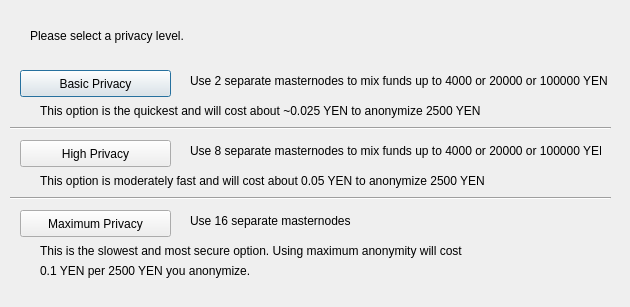
<?xml version="1.0" encoding="UTF-8"?>
<ui version="4.0">
 <class>ObfuscationConfig</class>
 <widget class="QDialog" name="ObfuscationConfig">
  <property name="geometry">
   <rect>
    <x>0</x>
    <y>0</y>
    <width>630</width>
    <height>307</height>
   </rect>
  </property>
  <property name="windowTitle">
   <string>Configure Obfuscation</string>
  </property>
  <widget class="QPushButton" name="buttonBasic">
   <property name="geometry">
    <rect>
     <x>20</x>
     <y>70</y>
     <width>151</width>
     <height>27</height>
    </rect>
   </property>
   <property name="text">
    <string>Basic Privacy</string>
   </property>
  </widget>
  <widget class="QPushButton" name="buttonHigh">
   <property name="geometry">
    <rect>
     <x>20</x>
     <y>140</y>
     <width>151</width>
     <height>27</height>
    </rect>
   </property>
   <property name="text">
    <string>High Privacy</string>
   </property>
  </widget>
  <widget class="QPushButton" name="buttonMax">
   <property name="geometry">
    <rect>
     <x>20</x>
     <y>210</y>
     <width>151</width>
     <height>27</height>
    </rect>
   </property>
   <property name="text">
    <string>Maximum Privacy</string>
   </property>
  </widget>
  <widget class="QLabel" name="label">
   <property name="geometry">
    <rect>
     <x>30</x>
     <y>20</y>
     <width>571</width>
     <height>31</height>
    </rect>
   </property>
   <property name="text">
    <string>Please select a privacy level.</string>
   </property>
  </widget>
  <widget class="QLabel" name="label_2">
   <property name="geometry">
    <rect>
     <x>190</x>
     <y>70</y>
     <width>421</width>
     <height>21</height>
    </rect>
   </property>
   <property name="text">
    <string>Use 2 separate masternodes to mix funds up to 4000 or 20000 or 100000 YEN</string>
   </property>
  </widget>
  <widget class="QLabel" name="label_3">
   <property name="geometry">
    <rect>
     <x>190</x>
     <y>140</y>
     <width>411</width>
     <height>21</height>
    </rect>
   </property>
   <property name="text">
    <string>Use 8 separate masternodes to mix funds up to 4000 or 20000 or 100000 YEN</string>
   </property>
  </widget>
  <widget class="QLabel" name="label_4">
   <property name="geometry">
    <rect>
     <x>190</x>
     <y>210</y>
     <width>421</width>
     <height>21</height>
    </rect>
   </property>
   <property name="text">
    <string>Use 16 separate masternodes</string>
   </property>
  </widget>
  <widget class="QLabel" name="label_6">
   <property name="geometry">
    <rect>
     <x>40</x>
     <y>100</y>
     <width>561</width>
     <height>21</height>
    </rect>
   </property>
   <property name="text">
    <string>This option is the quickest and will cost about ~0.025 YEN to anonymize 2500 YEN</string>
   </property>
  </widget>
  <widget class="QLabel" name="label_7">
   <property name="geometry">
    <rect>
     <x>40</x>
     <y>170</y>
     <width>561</width>
     <height>21</height>
    </rect>
   </property>
   <property name="text">
    <string>This option is moderately fast and will cost about 0.05 YEN to anonymize 2500 YEN</string>
   </property>
  </widget>
  <widget class="QLabel" name="label_8">
   <property name="geometry">
    <rect>
     <x>40</x>
     <y>240</y>
     <width>561</width>
     <height>21</height>
    </rect>
   </property>
   <property name="text">
    <string>This is the slowest and most secure option. Using maximum anonymity will cost</string>
   </property>
  </widget>
  <widget class="QLabel" name="label_9">
   <property name="geometry">
    <rect>
     <x>40</x>
     <y>260</y>
     <width>561</width>
     <height>21</height>
    </rect>
   </property>
   <property name="text">
    <string>0.1 YEN per 2500 YEN you anonymize.</string>
   </property>
  </widget>
  <widget class="Line" name="line">
   <property name="geometry">
    <rect>
     <x>10</x>
     <y>120</y>
     <width>601</width>
     <height>16</height>
    </rect>
   </property>
   <property name="orientation">
    <enum>Qt::Horizontal</enum>
   </property>
  </widget>
  <widget class="Line" name="line_2">
   <property name="geometry">
    <rect>
     <x>10</x>
     <y>190</y>
     <width>601</width>
     <height>16</height>
    </rect>
   </property>
   <property name="orientation">
    <enum>Qt::Horizontal</enum>
   </property>
  </widget>
 </widget>
 <resources/>
 <connections/>
</ui>
